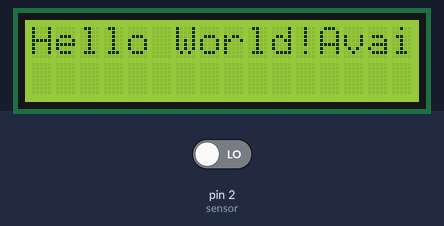
Simulated run of this sketch. Board: Arduino Uno, built with avr-gcc and run on an emulated ATmega328P. On the bench: 16×2 character LCD. The inputs (shaded band) are chosen by the test bench; at power-on: pin 2 (sensor) LOW. What the sketch prints to the serial monitor is not drawn.

Above: at 2.1 s.
3.3 s: pin 2 (sensor) driven HIGH
At 4.9 s:
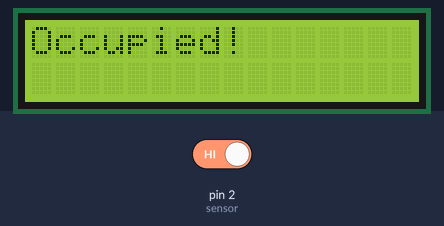
At 5.7 s:
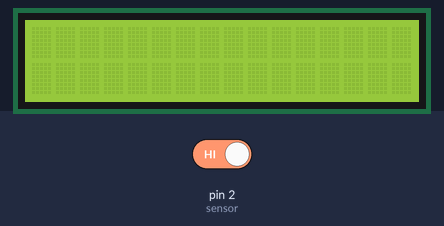
10.1 s: pin 2 (sensor) driven LOW
At 12.4 s:
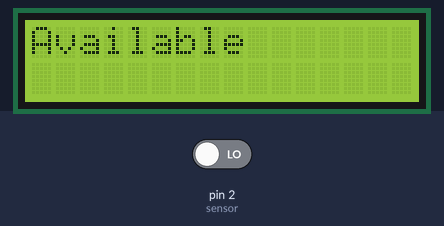
Timing chart, 0 to 13.9 s (numbered marks = the images above; inputs shaded):
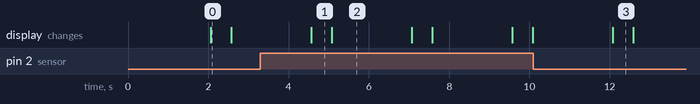

The sketch:

MotionSensor.ino
```cpp
#include <LiquidCrystal.h>

LiquidCrystal lcd(7,8,9,10,11,12);

void setup() {

  Serial.begin(9600);

int sensor = 2;
pinMode(sensor,INPUT);

lcd.begin(16,2);
lcd.print("Hello World!");
delay(2000);
}

void loop() {

  int sensor = 2;

if (digitalRead(sensor) == HIGH)
{
  Serial.write(1);
  lcd.print("Occupied!");
  delay(500);
}
else
{
  Serial.write(0);

  lcd.print("Available");
  delay(500);
}

  lcd.clear();
  delay(2000);

}
```

Measured:
- after the input at 3.3 s, the display: changes after 1.3 s (image 1)
- after the input at 10.1 s, the display: changes after 2.0 s (image 3)
- what the display in image 0 shows lasts 0.5 s, from 2.1 s to 2.6 s
- what the display in image 2 shows lasts 2.0 s, from 5.1 s to 7.1 s
